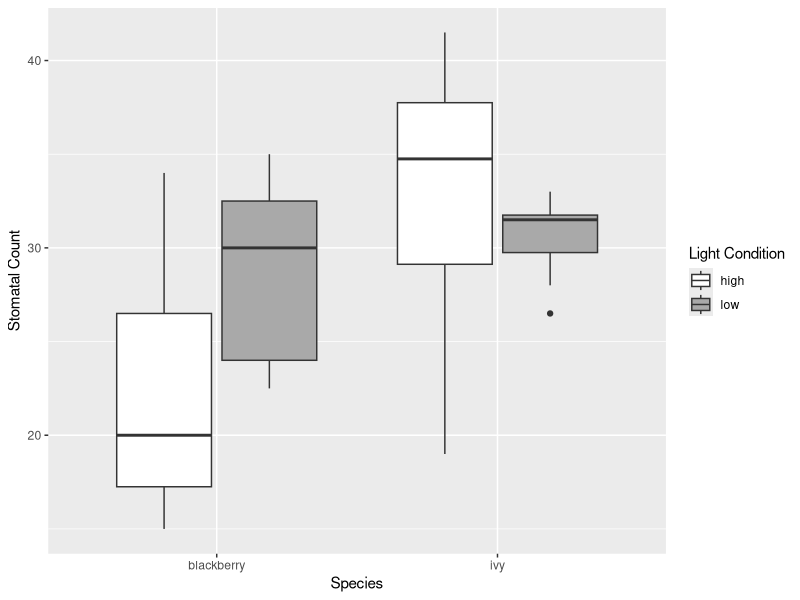

The R script that drew this image:
library(tidyverse)
library(dplyr)
library(magrittr)
library(ggplot2)

stomataTidy <-read.csv("./data/outputs/stomataTidy.csv")

stomataTidy %>%
  ggplot(aes(x=species,y=stomata_avg,fill = light_condition))+
  geom_boxplot()+
  scale_fill_manual(values = c("high" = "white", "low" = "darkgrey"))+
  labs(x = "Species", y="Stomatal Count", fill = "Light Condition")



blackberryData <- stomataTidy %>% 
  filter(species =="blackberry")

blackberryStats <- blackberryData%>%
  filter(!is.na(stomata_avg))

ivyData <- stomataTidy %>% 
  filter(species =="ivy")

ivyStats <- ivyData %>%
  filter(!is.na(stomata_avg))

t.test(as.numeric(stomata_avg) ~ light_condition, data = ivyStats)

t.test(as.numeric(stomata_avg) ~ light_condition, data = blackberryStats)
